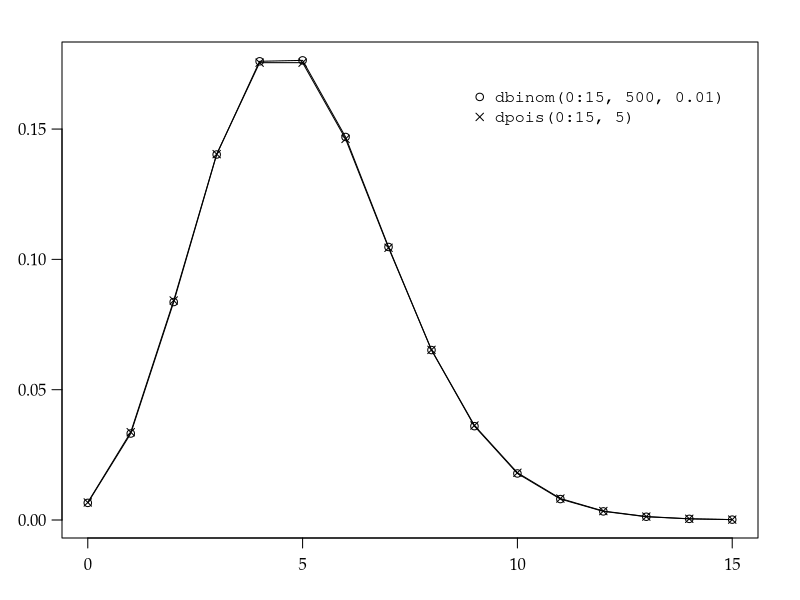

Source code (R):
args = commandArgs()
basename = sub(".R$", "", sub("^--file=(.*/)?", "", args[grep("^--file=", args)]))
if (length(basename) != 0)
    quartz(type="pdf", file=paste0(basename, ".pdf"), width=7, height=4)
par(family="Palatino")
par(mgp=c(2,0.8,0)) # title and axis margins. default: c(3,1,0)
par(mar=c(3,3,2,2)+0.1) # bottom, left, top, right margins. default: c(5,4,4,2)+0.1
plot(0:15, dbinom(0:15, 500, 0.01), type="o", pch=1, xlab="", ylab="", las=1)
points(0:15, dpois(0:15, 5), type="o", pch=4)
par(family="Courier")
legend(15,0.17, c("dbinom(0:15, 500, 0.01)","dpois(0:15, 5)"), pch=c(1,4), xjust=1, bty="n")
dev.off()
